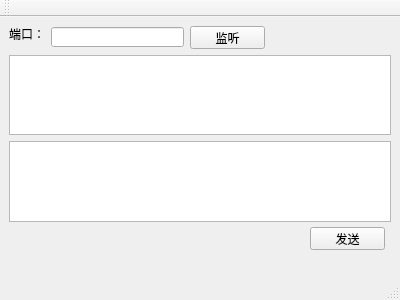
<?xml version="1.0" encoding="UTF-8"?>
<ui version="4.0">
 <class>MainWindow</class>
 <widget class="QMainWindow" name="MainWindow">
  <property name="geometry">
   <rect>
    <x>0</x>
    <y>0</y>
    <width>400</width>
    <height>300</height>
   </rect>
  </property>
  <property name="windowTitle">
   <string>MainWindow</string>
  </property>
  <widget class="QWidget" name="centralWidget">
   <widget class="QLabel" name="label">
    <property name="geometry">
     <rect>
      <x>9</x>
      <y>9</y>
      <width>36</width>
      <height>16</height>
     </rect>
    </property>
    <property name="text">
     <string>端口：</string>
    </property>
   </widget>
   <widget class="QLineEdit" name="lineEdit_Port">
    <property name="geometry">
     <rect>
      <x>51</x>
      <y>10</y>
      <width>133</width>
      <height>20</height>
     </rect>
    </property>
   </widget>
   <widget class="QTextEdit" name="textEdit_Recv">
    <property name="geometry">
     <rect>
      <x>9</x>
      <y>38</y>
      <width>382</width>
      <height>80</height>
     </rect>
    </property>
    <property name="readOnly">
     <bool>true</bool>
    </property>
   </widget>
   <widget class="QTextEdit" name="textEdit_Send">
    <property name="geometry">
     <rect>
      <x>9</x>
      <y>124</y>
      <width>382</width>
      <height>81</height>
     </rect>
    </property>
    <property name="readOnly">
     <bool>false</bool>
    </property>
   </widget>
   <widget class="QPushButton" name="pushButton_Send">
    <property name="geometry">
     <rect>
      <x>310</x>
      <y>210</y>
      <width>75</width>
      <height>23</height>
     </rect>
    </property>
    <property name="text">
     <string>发送</string>
    </property>
   </widget>
   <widget class="QPushButton" name="pushButton_Listen">
    <property name="geometry">
     <rect>
      <x>190</x>
      <y>9</y>
      <width>75</width>
      <height>23</height>
     </rect>
    </property>
    <property name="text">
     <string>监听</string>
    </property>
   </widget>
  </widget>
  <widget class="QMenuBar" name="menuBar">
   <property name="geometry">
    <rect>
     <x>0</x>
     <y>0</y>
     <width>400</width>
     <height>23</height>
    </rect>
   </property>
  </widget>
  <widget class="QToolBar" name="mainToolBar">
   <attribute name="toolBarArea">
    <enum>TopToolBarArea</enum>
   </attribute>
   <attribute name="toolBarBreak">
    <bool>false</bool>
   </attribute>
  </widget>
  <widget class="QStatusBar" name="statusBar"/>
 </widget>
 <layoutdefault spacing="6" margin="11"/>
 <resources/>
 <connections/>
</ui>
